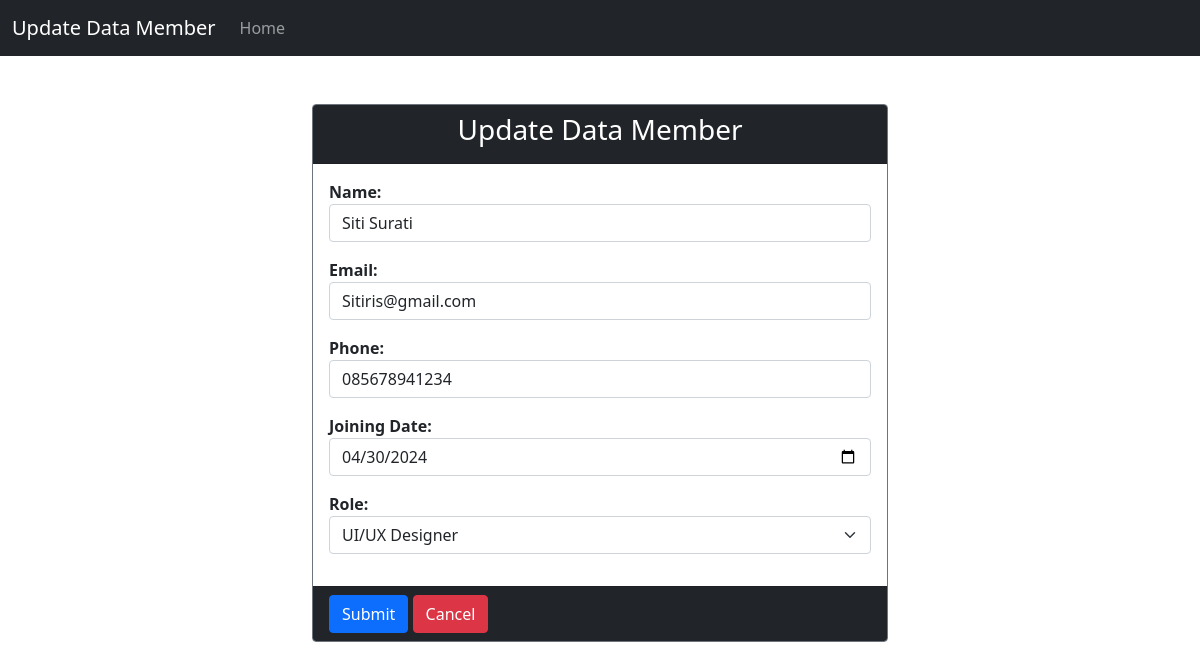
The app's page /index.php?id_edit=7 with its own data.
### tables this page shows
CREATE TABLE `members`  (
  `id` int NOT NULL AUTO_INCREMENT,
  `name` varchar(255) NULL DEFAULT NULL,
  `email` varchar(255) NULL DEFAULT NULL,
  `phone` varchar(255) NULL DEFAULT NULL,
  `join_date` date NULL DEFAULT NULL,
  `id_role` int NOT NULL,
  PRIMARY KEY (`id`) USING BTREE,
  INDEX `fk_role`(`id_role`) USING BTREE,
  CONSTRAINT `fk_role` FOREIGN KEY (`id_role`) REFERENCES `roles` (`id_role`) ON DELETE CASCADE ON UPDATE CASCADE
);

### controllers/MembersController.php (called while the page is built, shortened)
<?php
include "views/FormView.php";
class MembersController
{
    private $members;
    private $role;
    public function __construct()
    {
        $this->members = new Members(Conf::$db_host, Conf::$db_user, Conf::$db_pass, Conf::$db_name);
        $this->role = new Roles(Conf::$db_host, Conf::$db_user, Conf::$db_pass, Conf::$db_name);
    }
    function updateForm($id){
        $this->members->open();
        $this->role->open();
        $this->members->getMemberbyId($id);
        $data = $this->members->getResult();
        $this->role->getRole();
        $daftarRole = array();
        while($row = $this->role->getResult()){
          array_push($daftarRole, $row);
        }
        $view = new FormView();
        $view->renderMember($data, $daftarRole);
      }
}

### models/DB.php (called while the page is built, shortened)
<?php
class DB
{
    var $db_host = "";
    var $db_user = "";
    var $db_pass = "";
    var $db_name = "";
    var $db_link = "";
    function __construct($db_host, $db_user, $db_pass, $db_name)
    {
        $this->db_host = $db_host;
        $this->db_user = $db_user;
        $this->db_pass = $db_pass;
        $this->db_name = $db_name;
    }
    function open()
    {
        $this->db_link = mysqli_connect($this->db_host, $this->db_user, $this->db_pass, $this->db_name);
    }
    function execute($query)
    {
        $this->result = mysqli_query($this->db_link, $query);
        return $this->result;
    }
}
?>

### models/Roles.php (called while the page is built, shortened)
<?php
class Roles extends DB{
    function getRole(){
        $query = "SELECT *, nama_role FROM roles";
        return $this->execute($query);
    }
}

### models/Members.php (called while the page is built, shortened)
<?php
class Members extends DB
{
    function getMemberByID($id)
    {
        $query = "SELECT * FROM members WHERE id='$id'";
        return $this->execute($query);
    }
}
?>

### views/FormView.php (the view, shortened to what this page needs)
<?php
  class FormView{
    public function renderMember($data, $daftarRole){
      $dataRole = null;
      $selectedRole = $data['id_role'];
      foreach ($daftarRole as $row) {
          $selected = ($selectedRole == $row['id_role']) ? 'selected' : '';
          $dataRole .= "
              <option value='". $row['id_role'] ."' $selected>" . $row['nama_role'] . "</option>
          ";
      }
  }
  }

### models/Template.php (shortened to what this page needs)
<?php
class Template
{
    var $content = '';
    function __construct($filename='')
    {
        $this->content = implode('', @file($filename));
    }
    function clear()
    {
        $this->content = preg_replace("/DATA_[A-Z|_|0-9]+/", "", $this->content);
    }
    function write()
    {
        print $this->content;
    }
    function replace($old = '', $new = '')
    {
        if (is_int($new)) {
            $value = sprintf("%d", $new);
        }
        elseif (is_float($new)) {
            $value = sprintf("%f", $new);
        }
        elseif (is_array($new)) {
            $value = '';
            foreach ($new as $item) {
                $value .= $item. ' ';
            }
        }
        else {
            $value = $new;
        }
        $this->content = preg_replace("/$old/", $value, $this->content);
    }
}
?>

### records on screen
members: name "Siti Surati", email "Sitiris@gmail.com", phone "085678941234", join_date "04/30/2024", id_role "UI/UX Designer"
